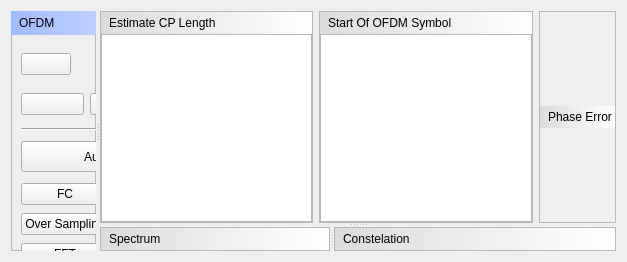
      <widget class="QWidget" name="tab_OFDM">
       <attribute name="title">
        <string>OFDM</string>
       </attribute>
       <layout class="QVBoxLayout" name="verticalLayout_25">
        <item>
         <widget class="QSplitter" name="splitter_16">
          <property name="orientation">
           <enum>Qt::Horizontal</enum>
          </property>
          <widget class="QFrame" name="frame_11">
           <property name="maximumSize">
            <size>
             <width>230</width>
             <height>16777215</height>
            </size>
           </property>
           <property name="frameShape">
            <enum>QFrame::StyledPanel</enum>
           </property>
           <property name="frameShadow">
            <enum>QFrame::Raised</enum>
           </property>
           <widget class="QWidget" name="layoutWidget_20">
            <property name="geometry">
             <rect>
              <x>10</x>
              <y>40</y>
              <width>201</width>
              <height>26</height>
             </rect>
            </property>
            <layout class="QGridLayout" name="gridLayout_12">
             <item row="0" column="0">
              <widget class="QPushButton" name="btn_open_11">
               <property name="minimumSize">
                <size>
                 <width>50</width>
                 <height>0</height>
                </size>
               </property>
               <property name="maximumSize">
                <size>
                 <width>50</width>
                 <height>16777215</height>
                </size>
               </property>
               <property name="toolTip">
                <string>Open File</string>
               </property>
               <property name="text">
                <string/>
               </property>
               <property name="icon">
                <iconset>
                 <normaloff>icons/open.png</normaloff>icons/open.png</iconset>
               </property>
              </widget>
             </item>
             <item row="0" column="1">
              <widget class="QLabel" name="lbl_filename_7">
               <property name="text">
                <string/>
               </property>
              </widget>
             </item>
            </layout>
           </widget>
           <widget class="QLabel" name="label_25">
            <property name="geometry">
             <rect>
              <x>10</x>
              <y>370</y>
              <width>111</width>
              <height>16</height>
             </rect>
            </property>
            <property name="text">
             <string>Demodulator Type</string>
            </property>
           </widget>
           <widget class="QPushButton" name="pushButton_38">
            <property name="geometry">
             <rect>
              <x>10</x>
              <y>460</y>
              <width>201</width>
              <height>31</height>
             </rect>
            </property>
            <property name="text">
             <string>Analyze</string>
            </property>
           </widget>
           <widget class="Line" name="line_18">
            <property name="geometry">
             <rect>
              <x>10</x>
              <y>350</y>
              <width>201</width>
              <height>16</height>
             </rect>
            </property>
            <property name="orientation">
             <enum>Qt::Horizontal</enum>
            </property>
           </widget>
           <widget class="Line" name="line_19">
            <property name="geometry">
             <rect>
              <x>10</x>
              <y>420</y>
              <width>201</width>
              <height>16</height>
             </rect>
            </property>
            <property name="orientation">
             <enum>Qt::Horizontal</enum>
            </property>
           </widget>
           <widget class="QLabel" name="label_24">
            <property name="geometry">
             <rect>
              <x>0</x>
              <y>0</y>
              <width>271</width>
              <height>24</height>
             </rect>
            </property>
            <property name="minimumSize">
             <size>
              <width>0</width>
              <height>20</height>
             </size>
            </property>
            <property name="styleSheet">
             <string notr="true">background:qlineargradient(spread:pad, x1:0, y1:0, x2:1, y2:0, stop:0 rgba(161, 186, 255, 255), stop:1 rgba(255, 255, 255, 255));
padding-left:5px;
padding-bottom:5px;
padding-top:5px;</string>
            </property>
            <property name="text">
             <string>OFDM</string>
            </property>
           </widget>
           <widget class="QWidget" name="layoutWidget_22">
            <property name="geometry">
             <rect>
              <x>10</x>
              <y>170</y>
              <width>201</width>
              <height>176</height>
             </rect>
            </property>
            <layout class="QGridLayout" name="gridLayout_13">
             <item row="3" column="0">
              <widget class="QPushButton" name="pushButton_35">
               <property name="text">
                <string>CP</string>
               </property>
              </widget>
             </item>
             <item row="3" column="1">
              <widget class="QLineEdit" name="txt_amr_5"/>
             </item>
             <item row="4" column="0">
              <widget class="QPushButton" name="pushButton_36">
               <property name="text">
                <string>Freq. Offset</string>
               </property>
              </widget>
             </item>
             <item row="4" column="1">
              <widget class="QLineEdit" name="txt_amr_6"/>
             </item>
             <item row="2" column="1">
              <widget class="QLineEdit" name="txt_amr_2"/>
             </item>
             <item row="0" column="0">
              <widget class="QPushButton" name="pushButton_32">
               <property name="text">
                <string>FC</string>
               </property>
              </widget>
             </item>
             <item row="0" column="1">
              <widget class="QLineEdit" name="txt_fc_3"/>
             </item>
             <item row="1" column="0">
              <widget class="QPushButton" name="pushButton_33">
               <property name="text">
                <string>Over Sampling</string>
               </property>
              </widget>
             </item>
             <item row="1" column="1">
              <widget class="QLineEdit" name="txt_rs_3"/>
             </item>
             <item row="2" column="0">
              <widget class="QPushButton" name="pushButton_34">
               <property name="text">
                <string>FFT</string>
               </property>
              </widget>
             </item>
             <item row="5" column="0">
              <widget class="QPushButton" name="pushButton_37">
               <property name="text">
                <string>Gitter</string>
               </property>
              </widget>
             </item>
             <item row="5" column="1">
              <widget class="QLineEdit" name="txt_amr_7"/>
             </item>
            </layout>
           </widget>
           <widget class="QLabel" name="label_26">
            <property name="geometry">
             <rect>
              <x>10</x>
              <y>440</y>
              <width>111</width>
              <height>16</height>
             </rect>
            </property>
            <property name="text">
             <string>Bit Stream Settings</string>
            </property>
           </widget>
           <widget class="Line" name="line_17">
            <property name="geometry">
             <rect>
              <x>10</x>
              <y>110</y>
              <width>201</width>
              <height>16</height>
             </rect>
            </property>
            <property name="orientation">
             <enum>Qt::Horizontal</enum>
            </property>
           </widget>
           <widget class="QWidget" name="layoutWidget_23">
            <property name="geometry">
             <rect>
              <x>10</x>
              <y>500</y>
              <width>201</width>
              <height>26</height>
             </rect>
            </property>
            <layout class="QGridLayout" name="gridLayout_14">
             <item row="0" column="0">
              <widget class="QPushButton" name="btn_open_12">
               <property name="maximumSize">
                <size>
                 <width>50</width>
                 <height>16777215</height>
                </size>
               </property>
               <property name="toolTip">
                <string>Open File</string>
               </property>
               <property name="text">
                <string/>
               </property>
               <property name="icon">
                <iconset>
                 <normaloff>icons/open.png</normaloff>icons/open.png</iconset>
               </property>
              </widget>
             </item>
             <item row="0" column="1">
              <widget class="QPushButton" name="pushButton_39">
               <property name="text">
                <string>Record</string>
               </property>
               <property name="icon">
                <iconset>
                 <normaloff>icons/record.png</normaloff>icons/record.png</iconset>
               </property>
              </widget>
             </item>
            </layout>
           </widget>
           <widget class="QComboBox" name="comboBox_5">
            <property name="geometry">
             <rect>
              <x>10</x>
              <y>390</y>
              <width>201</width>
              <height>22</height>
             </rect>
            </property>
           </widget>
           <widget class="QPushButton" name="pushButton_31">
            <property name="geometry">
             <rect>
              <x>10</x>
              <y>130</y>
              <width>201</width>
              <height>31</height>
             </rect>
            </property>
            <property name="text">
             <string>Aute Estimate</string>
            </property>
           </widget>
           <widget class="QWidget" name="layoutWidget_21">
            <property name="geometry">
             <rect>
              <x>10</x>
              <y>80</y>
              <width>201</width>
              <height>26</height>
             </rect>
            </property>
            <layout class="QHBoxLayout" name="horizontalLayout_11">
             <item>
              <widget class="QPushButton" name="btn_pay_8">
               <property name="toolTip">
                <string>Play</string>
               </property>
               <property name="text">
                <string/>
               </property>
               <property name="icon">
                <iconset>
                 <normaloff>icons/green-play.png</normaloff>icons/green-play.png</iconset>
               </property>
              </widget>
             </item>
             <item>
              <widget class="QPushButton" name="btn_pause_8">
               <property name="toolTip">
                <string>Pause</string>
               </property>
               <property name="text">
                <string/>
               </property>
               <property name="icon">
                <iconset>
                 <normaloff>icons/blue-pause.png</normaloff>icons/blue-pause.png</iconset>
               </property>
              </widget>
             </item>
             <item>
              <widget class="QPushButton" name="btn_stop_8">
               <property name="toolTip">
                <string>Stop</string>
               </property>
               <property name="text">
                <string/>
               </property>
               <property name="icon">
                <iconset>
                 <normaloff>icons/red-stop.png</normaloff>icons/red-stop.png</iconset>
               </property>
              </widget>
             </item>
            </layout>
           </widget>
          </widget>
          <widget class="QSplitter" name="splitter_15">
           <property name="orientation">
            <enum>Qt::Vertical</enum>
           </property>
           <widget class="QWidget" name="layoutWidget_8">
            <layout class="QHBoxLayout" name="horizontalLayout_7">
             <item>
              <widget class="QFrame" name="frame_13">
               <property name="frameShape">
                <enum>QFrame::StyledPanel</enum>
               </property>
               <property name="frameShadow">
                <enum>QFrame::Raised</enum>
               </property>
               <layout class="QVBoxLayout" name="verticalLayout_21">
                <property name="spacing">
                 <number>0</number>
                </property>
                <property name="leftMargin">
                 <number>0</number>
                </property>
                <property name="topMargin">
                 <number>0</number>
                </property>
                <property name="rightMargin">
                 <number>0</number>
                </property>
                <property name="bottomMargin">
                 <number>0</number>
                </property>
                <item>
                 <widget class="QLabel" name="label_31">
                  <property name="minimumSize">
                   <size>
                    <width>0</width>
                    <height>22</height>
                   </size>
                  </property>
                  <property name="maximumSize">
                   <size>
                    <width>16777215</width>
                    <height>22</height>
                   </size>
                  </property>
                  <property name="styleSheet">
                   <string notr="true">background:qlineargradient(spread:pad, x1:0, y1:0, x2:1, y2:0, stop:0 rgba(220, 220, 220, 255), stop:1 rgba(255, 255, 255, 255));
padding-left:5px;</string>
                  </property>
                  <property name="text">
                   <string>Estimate CP Length</string>
                  </property>
                 </widget>
                </item>
                <item>
                 <widget class="QGraphicsView" name="graphicsView_17"/>
                </item>
               </layout>
              </widget>
             </item>
             <item>
              <widget class="QFrame" name="frame_14">
               <property name="frameShape">
                <enum>QFrame::StyledPanel</enum>
               </property>
               <property name="frameShadow">
                <enum>QFrame::Raised</enum>
               </property>
               <layout class="QVBoxLayout" name="verticalLayout_22">
                <property name="spacing">
                 <number>0</number>
                </property>
                <property name="leftMargin">
                 <number>0</number>
                </property>
                <property name="topMargin">
                 <number>0</number>
                </property>
                <property name="rightMargin">
                 <number>0</number>
                </property>
                <property name="bottomMargin">
                 <number>0</number>
                </property>
                <item>
                 <widget class="QLabel" name="label_32">
                  <property name="minimumSize">
                   <size>
                    <width>0</width>
                    <height>22</height>
                   </size>
                  </property>
                  <property name="maximumSize">
                   <size>
                    <width>16777215</width>
                    <height>22</height>
                   </size>
                  </property>
                  <property name="styleSheet">
                   <string notr="true">background:qlineargradient(spread:pad, x1:0, y1:0, x2:1, y2:0, stop:0 rgba(220, 220, 220, 255), stop:1 rgba(255, 255, 255, 255));
padding-left:5px;</string>
                  </property>
                  <property name="text">
                   <string>Start Of OFDM Symbol</string>
                  </property>
                 </widget>
                </item>
                <item>
                 <widget class="QGraphicsView" name="graphicsView_18"/>
                </item>
               </layout>
              </widget>
             </item>
             <item>
              <widget class="QFrame" name="frame_15">
               <property name="frameShape">
                <enum>QFrame::StyledPanel</enum>
               </property>
               <property name="frameShadow">
                <enum>QFrame::Raised</enum>
               </property>
               <layout class="QVBoxLayout" name="verticalLayout_23">
                <property name="spacing">
                 <number>0</number>
                </property>
                <property name="leftMargin">
                 <number>0</number>
                </property>
                <property name="topMargin">
                 <number>0</number>
                </property>
                <property name="rightMargin">
                 <number>0</number>
                </property>
                <property name="bottomMargin">
                 <number>0</number>
                </property>
                <item>
                 <widget class="QLabel" name="label_33">
                  <property name="minimumSize">
                   <size>
                    <width>0</width>
                    <height>22</height>
                   </size>
                  </property>
                  <property name="maximumSize">
                   <size>
                    <width>16777215</width>
                    <height>22</height>
                   </size>
                  </property>
                  <property name="styleSheet">
                   <string notr="true">background:qlineargradient(spread:pad, x1:0, y1:0, x2:1, y2:0, stop:0 rgba(220, 220, 220, 255), stop:1 rgba(255, 255, 255, 255));
padding-left:5px;</string>
                  </property>
                  <property name="text">
                   <string>Phase Error</string>
                  </property>
                 </widget>
                </item>
                <item>
                 <layout class="QVBoxLayout" name="ofdm_PhaseError"/>
                </item>
               </layout>
              </widget>
             </item>
            </layout>
           </widget>
           <widget class="QSplitter" name="splitter_14">
            <property name="orientation">
             <enum>Qt::Horizontal</enum>
            </property>
            <widget class="QFrame" name="frame_12">
             <property name="frameShape">
              <enum>QFrame::StyledPanel</enum>
             </property>
             <property name="frameShadow">
              <enum>QFrame::Raised</enum>
             </property>
             <layout class="QVBoxLayout" name="verticalLayout_20">
              <property name="spacing">
               <number>0</number>
              </property>
              <property name="leftMargin">
               <number>0</number>
              </property>
              <property name="topMargin">
               <number>0</number>
              </property>
              <property name="rightMargin">
               <number>0</number>
              </property>
              <property name="bottomMargin">
               <number>0</number>
              </property>
              <item>
               <widget class="QLabel" name="label_30">
                <property name="minimumSize">
                 <size>
                  <width>0</width>
                  <height>22</height>
                 </size>
                </property>
                <property name="maximumSize">
                 <size>
                  <width>16777215</width>
                  <height>22</height>
                 </size>
                </property>
                <property name="styleSheet">
                 <string notr="true">background:qlineargradient(spread:pad, x1:0, y1:0, x2:1, y2:0, stop:0 rgba(220, 220, 220, 255), stop:1 rgba(255, 255, 255, 255));
padding-left:5px;</string>
                </property>
                <property name="text">
                 <string>Spectrum</string>
                </property>
               </widget>
              </item>
              <item>
               <layout class="QVBoxLayout" name="ofdm_Spectrum"/>
              </item>
             </layout>
            </widget>
            <widget class="QFrame" name="frame_16">
             <property name="maximumSize">
              <size>
               <width>350</width>
               <height>16777215</height>
              </size>
             </property>
             <property name="frameShape">
              <enum>QFrame::StyledPanel</enum>
             </property>
             <property name="frameShadow">
              <enum>QFrame::Raised</enum>
             </property>
             <layout class="QVBoxLayout" name="verticalLayout_24">
              <property name="spacing">
               <number>0</number>
              </property>
              <property name="leftMargin">
               <number>0</number>
              </property>
              <property name="topMargin">
               <number>0</number>
              </property>
              <property name="rightMargin">
               <number>0</number>
              </property>
              <property name="bottomMargin">
               <number>0</number>
              </property>
              <item>
               <widget class="QLabel" name="label_34">
                <property name="minimumSize">
                 <size>
                  <width>0</width>
                  <height>22</height>
                 </size>
                </property>
                <property name="maximumSize">
                 <size>
                  <width>16777215</width>
                  <height>22</height>
                 </size>
                </property>
                <property name="styleSheet">
                 <string notr="true">background:qlineargradient(spread:pad, x1:0, y1:0, x2:1, y2:0, stop:0 rgba(220, 220, 220, 255), stop:1 rgba(255, 255, 255, 255));
padding-left:5px;</string>
                </property>
                <property name="text">
                 <string>Constelation</string>
                </property>
               </widget>
              </item>
              <item>
               <layout class="QVBoxLayout" name="ofdm_Scatter"/>
              </item>
             </layout>
            </widget>
           </widget>
          </widget>
         </widget>
        </item>
       </layout>
      </widget>
